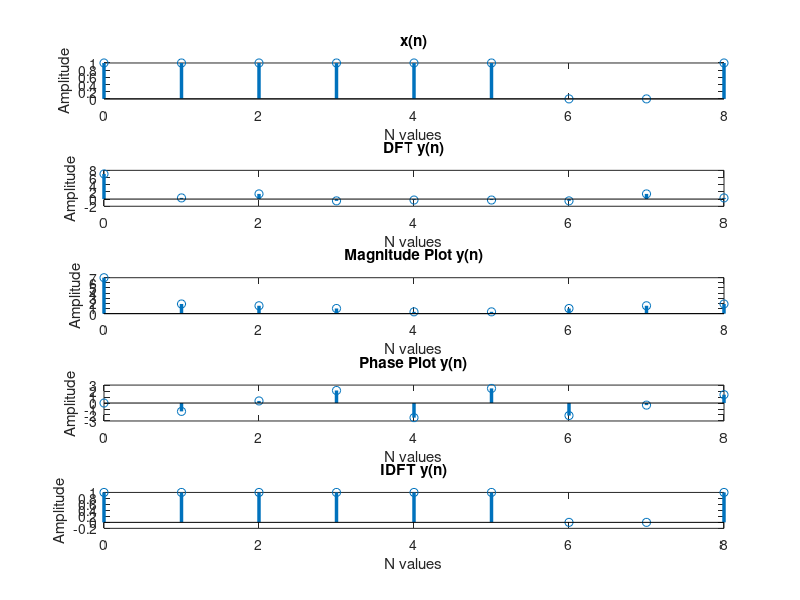

Source code (MATLAB):
clc;
clear all;
close all;
x = [1 1 1 1 1 1 0 0 1];
N = length(x);
n = 0:1:N-1;
subplot(5,1,1);
stem(n,x,'LineWidth',2.5);
xlabel('N values');
ylabel('Amplitude');
title('x(n)');

y = fft(x, N);
subplot(5,1,2);
stem(n,y,'LineWidth',2.5);
xlabel('N values');
ylabel('Amplitude');
title('DFT y(n)');

z = abs(y)
subplot(5,1,3);
stem(n,z,'LineWidth',2.5);
xlabel('N values');
ylabel('Amplitude');
title('Magnitude Plot y(n)');

w = angle(y)
subplot(5,1,4);
stem(n,w,'LineWidth',2.5);
xlabel('N values');
ylabel('Amplitude');
title('Phase Plot y(n)');

w = ifft(y, N);
subplot(5,1,5);
stem(n,w,'LineWidth',2.5);
xlabel('N values');
ylabel('Amplitude');
title('IDFT y(n)');


